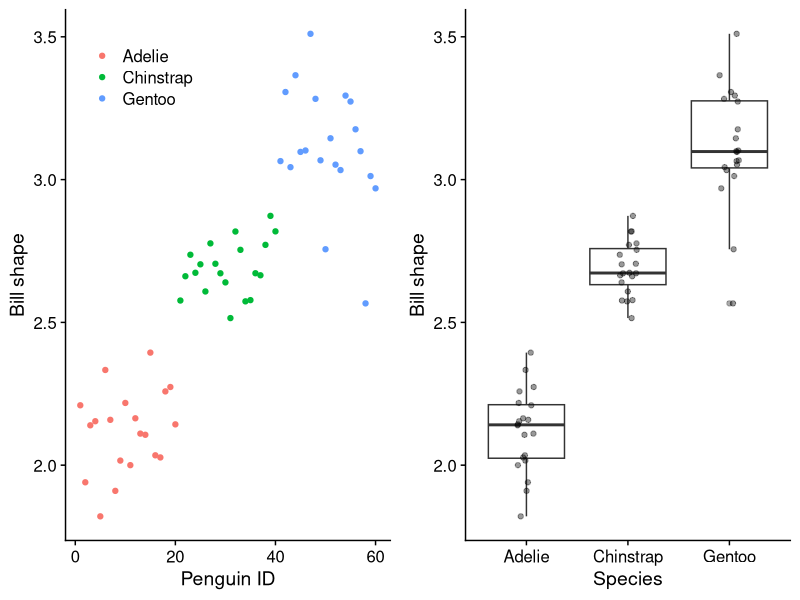
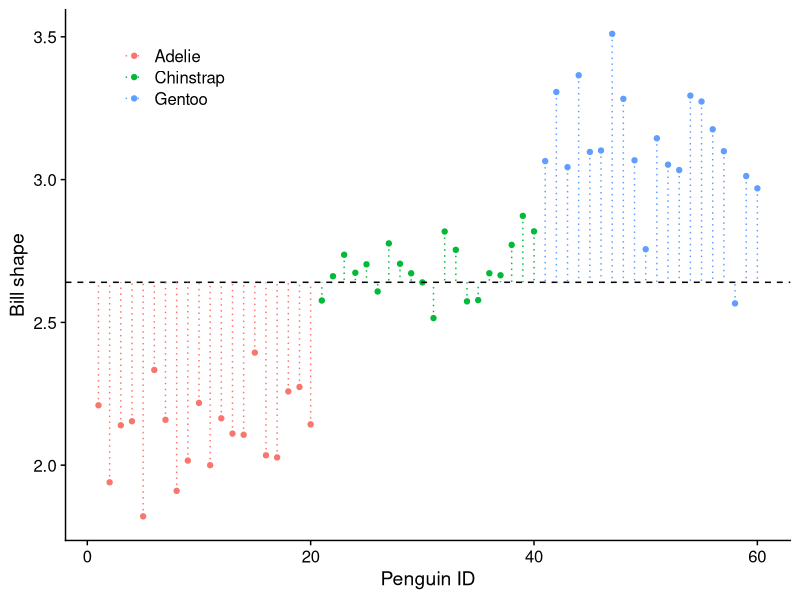
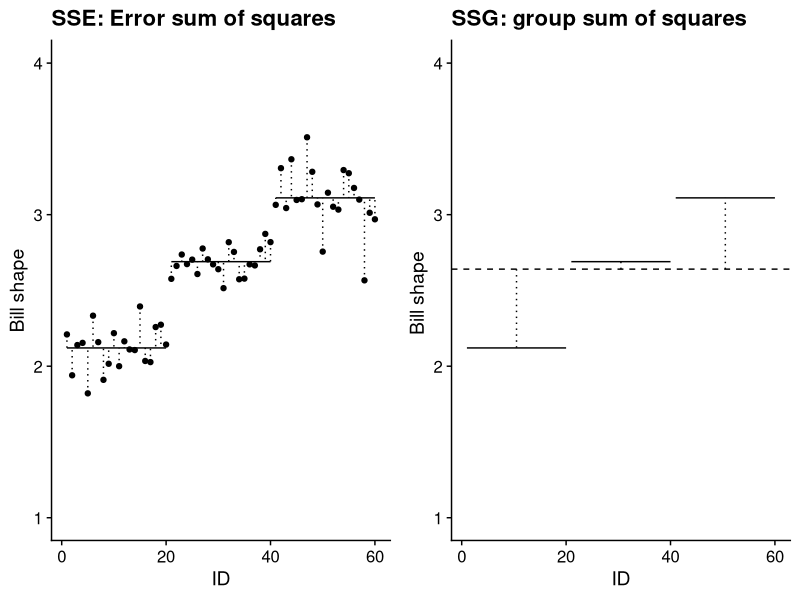
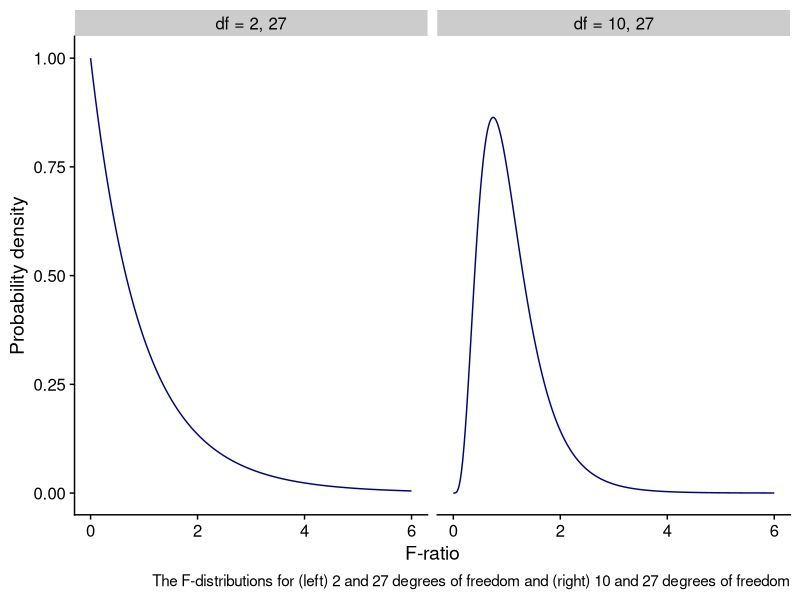

Source code (R) for these figures, in order:
## ---- chunk 1
library(tidyverse)
library(palmerpenguins)
library(here)
library(cowplot)
library(gridExtra)
library(ggfortify)
## ---- chunk 2
penguins_raw <- palmerpenguins::penguins
# glimpse(penguins_raw)
## ---- chunk 3
penguins <- penguins_raw |>
  drop_na() |>
  filter(sex == "male") |>
  arrange(species) |>
  mutate(bill_shape = bill_length_mm / bill_depth_mm) |>
  dplyr::select(species, bill_shape) |>
  group_by(species) |>
  slice_sample(n = 20) |>
  ungroup() |>
  mutate(ID=1:60)

## ---- chunk 4
# penguins |>
#   ggplot(aes(x = species, y = bill_shape)) +
#   geom_boxplot() +
#   labs(x = "Species",
#        y = "Bill shape") +
#   theme_cowplot()
## ---- chunk 5
g1 <- ggplot(penguins,aes(x=species,y=bill_shape))+
  geom_boxplot(alpha = 0.4)+
  # geom_violin(alpha = 0.4)+
  # geom_point(aes(colour=species))+
  geom_jitter(width=0.1, alpha= 0.4) +
  # scale_y_continuous(limits=c(0,10))+
  labs(x='Species', y='Bill shape')+
  theme_cowplot()+
  theme(legend.position = "none")
## ---- chunk 6
g2<-ggplot(penguins,aes(x=ID,y=bill_shape,colour=species))+
  geom_point()+
  # scale_y_continuous(limits=c(0,10))+
  labs(x='Penguin ID',y='Bill shape', colour = "")+
  theme_cowplot() +
  theme(legend.position = c(0.08,0.9))
## ---- chunk 7
grid.arrange(g2,g1,nrow=1)
## ---- chunk 8
grand_mean=mean(penguins$bill_shape)
grand_mean
## ---- chunk 9
SST.plot<-g2+geom_hline(yintercept=grand_mean,linetype='dashed')+
  geom_segment(aes(x = ID, y = bill_shape, xend = ID, yend = grand_mean),linetype='dotted')
SST.plot
## ---- chunk 10
# mean value of bill shape for each species

p_means<-penguins |>
  group_by(species) |>
  summarise(n = n(), pmean = mean(bill_shape))
p_means

penguins <- mutate(penguins,pmeans = c(rep(p_means$pmean[1],20),
                            rep(p_means$pmean[2],20),
                            rep(p_means$pmean[3],20)))

p1<-filter(penguins, species == "Adelie")
p2<-filter(penguins, species == "Chinstrap")
p3<-filter(penguins, species == "Gentoo")
## ---- chunk 11
# plot deviations from each group (species) mean

g3<-ggplot()+
  
  geom_point(data=p1,aes(x=ID,y=bill_shape))+
  geom_segment(aes(x=min(p1$ID),y=p1$pmeans[1],xend=max(p1$ID),yend=p1$pmeans[1]))+
  geom_segment(aes(x = p1$ID, y = p1$bill_shape, xend = p1$ID, yend = p1$pmeans[1]),linetype='dotted') +
  
  geom_point(data=p2,aes(x=ID,y=bill_shape))+
  geom_segment(aes(x=min(p2$ID),y=p2$pmeans[1],xend=max(p2$ID),yend=p2$pmeans[1]))+
  geom_segment(aes(x = p2$ID, y = p2$bill_shape, xend = p2$ID, yend = p2$pmeans[1]),linetype='dotted') +
  
  geom_point(data=p3,aes(x=ID,y=bill_shape))+
  geom_segment(aes(x=min(p3$ID),y=p3$pmeans[1],xend=max(p3$ID),yend=p3$pmeans[1]))+
  geom_segment(aes(x = p3$ID, y = p3$bill_shape, xend = p3$ID, yend = p3$pmeans[1]),linetype='dotted')+
  
  scale_y_continuous(limits=c(1,4))+
  labs(x='ID',y='Bill shape',title="SSE: Error sum of squares")+
  theme_cowplot()
## ---- chunk 12
SST=sum((penguins$bill_shape-grand_mean)^2)
SST
## ---- chunk 13
SSE<-penguins |>
  group_by(species) |>
  mutate(pmean=mean(bill_shape)) |>
  mutate(se=(bill_shape-pmean)^2) |>
  summarise(sse=sum(se),.groups = 'drop') |>
  summarise(SSE=sum(sse),.groups = 'drop') |>
  pull(SSE)
## ---- chunk 14

SSG<-penguins |>
  group_by(species) |>
  mutate(pmean=mean(bill_shape)) |>
  mutate(se=(pmean-grand_mean)^2) |>
  summarise(sse=sum(se),.groups = 'drop') |>
  summarise(SSG=sum(sse),.groups = 'drop') |>
  pull(SSG)
## ---- chunk 15
g4<-ggplot()+
  
  geom_hline(yintercept=grand_mean,linetype='dashed')+
  
  geom_segment(aes(x=min(p1$ID),y=p1$pmeans[1],xend=max(p1$ID),yend=p1$pmeans[1]))+
  geom_segment(aes(x = mean(p1$ID), y = grand_mean, xend = mean(p1$ID), yend = p1$pmeans[1]),linetype='dotted') +
  
  geom_segment(aes(x=min(p2$ID),y=p2$pmeans[1],xend=max(p2$ID),yend=p2$pmeans[1]))+
  geom_segment(aes(x = mean(p2$ID), y = grand_mean, xend = mean(p2$ID), yend = p2$pmeans[1]),linetype='dotted')+
  # 
  geom_segment(aes(x=min(p3$ID),y=p3$pmeans[1],xend=max(p3$ID),yend=p3$pmeans[1]))+
  geom_segment(aes(x = mean(p3$ID), y = grand_mean, xend = mean(p3$ID), yend = p3$pmeans[1]),linetype='dotted')+
  
  scale_y_continuous(limits=c(1,4))+
  labs(x='ID',y='Bill shape ',title="SSG: group sum of squares")+
  theme_cowplot()
## ---- chunk 16
grid.arrange(g3,g4,nrow=1)
## ---- chunk 17
dfs<-c(rep("df = 2, 27",601),rep("df = 10, 27",601))
xs<-rep(seq(0,6,0.01),2)
ys<-c(df(xs[1:601],2,27),df(xs[602:1202],10,27))
fdata<-tibble(x=xs,y=ys,dfs=dfs)

fdata |>
  mutate(dfs = fct_relevel(dfs,"df = 2, 27","df = 10, 27")) |>
  ggplot(aes(x=xs,y=ys)) +
  xlim(0,6) +
  ylim(0,1) +
  labs(x="F-ratio",
       y="Probability density",
       caption="The F-distributions for (left) 2 and 27 degrees of freedom and (right) 10 and 27 degrees of freedom") +
  geom_line(colour="darkblue") +
  facet_wrap(~dfs) +
  theme_cowplot()
## ---- chunk 18

Fratio<-function(p,k,st_dev){
  n<-p*k # k plots, p replicates per plot
  plots<-tibble(plot=c(rep("a",p),rep("b",p),rep("c",p)),response=rnorm(n,mean=0,sd=st_dev))
  lm.mod<-lm(response~plot,data=plots)
  tidy(anova(lm.mod))$statistic[1]
}
## ---- chunk 19

trials<-1000
replicates<-10 # pots per combination of factor levels
k<-5 # number of factor levels
st_dev<-1
binwidth<-0.2


#Fs<-tibble(Fval=replicate(trials,Fratio(replicates,k,st_dev)))

myfun<-function(x,replicates,k,N,binwidth){
  df2=replicates*k-k
  df1=k-1
  N*binwidth*df(x,df1,df2)
}

# Fs |> 
#   filter(Fval<8) |>
#   ggplot(aes(x=Fval)) +
#   geom_histogram(binwidth=binwidth,fill=fill_colour1) +
#   geom_function(fun = myfun, args = list(replicates,k,N=trials,binwidth=binwidth),colour=line_colour) +
#   labs(x="F",
#        y=) +
#   theme_cowplot()
